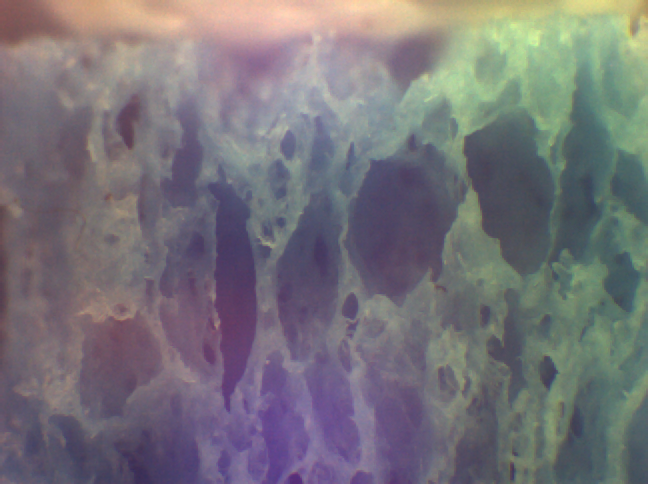
#> input picture Image Analysis/3_code/3_isolating one pore/0.png, 648 x 484 px
$ jupyter execute --allow-errors Untitled.ipynb
#> lines starting #> are read from the running program, lines starting #| are printed output that depends on the picture; after the words box and inside, x2 and y2 are one past the last pixel; in counts of white or black regions, pixels touching at a corner belong together
[cell 1]
from PIL import Image, ImageFilter
import numpy as np
from matplotlib import pyplot as plt
import skimage

[cell 2]
im = Image.open(str(0) + ".png").convert('L')
im = im.filter(ImageFilter.GaussianBlur(radius=3))
backgroundlight = im.filter(ImageFilter.GaussianBlur(radius=50))
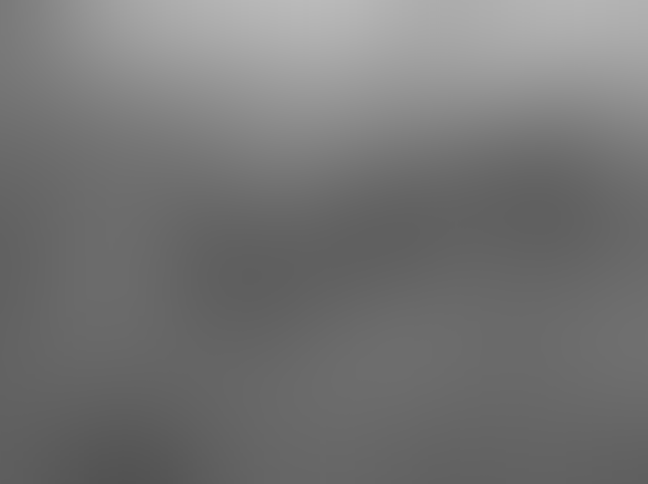
#> backgroundlight: PIL image 648x484 L; min 82, max 186, mean 116.6

imdata = np.asarray(im.getdata()).reshape((im.height, im.width))
bglightdata = np.asarray(backgroundlight.getdata()).reshape((im.height, im.width))
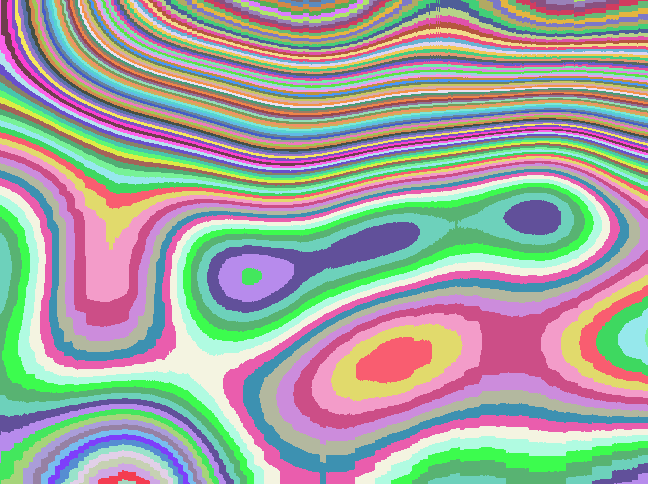
#> bglightdata: shape (484, 648) int64; 105 distinct labels, from 82 to 186; one colour per label, 0 black


rectifiedIm = bglightdata - imdata
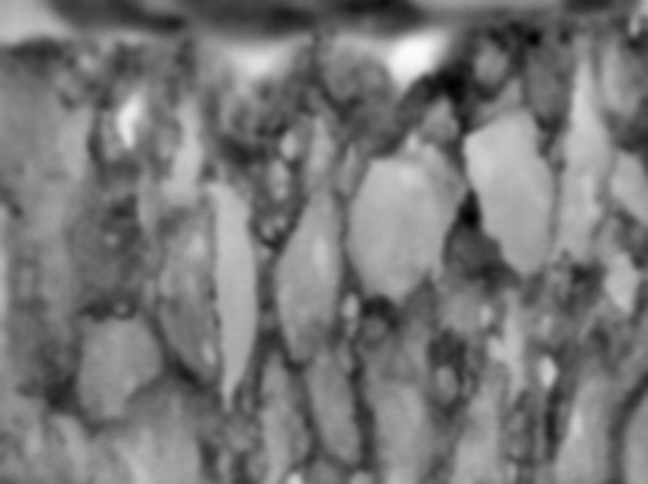
#> rectifiedIm: shape (484, 648) int64; min -47, max 53, mean 0.1; drawn with min black and max white
rectifiedIm = (rectifiedIm > 10)
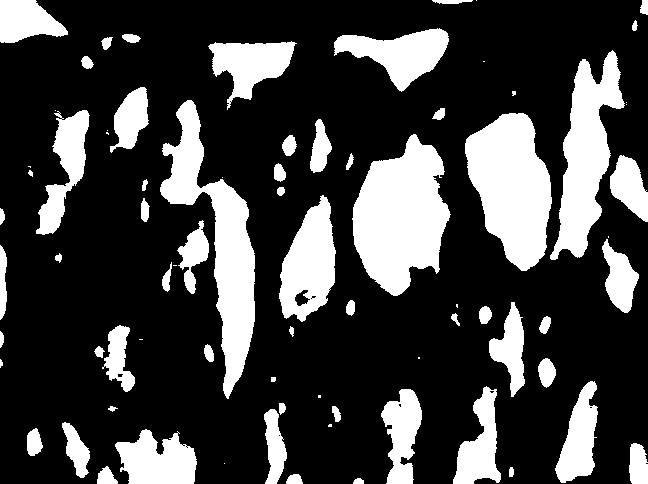
#> rectifiedIm: shape (484, 648) bool; 25.3% white; 78 white regions (19 under 20 px), largest, box (x1, y1, x2, y2) and area: (352, 134, 451, 296) 10493, (160, 100, 255, 399) 9292, (465, 113, 552, 271) 9226
plt.imshow(rectifiedIm, cmap='gray')
rectifiedIm = skimage.morphology.opening(rectifiedIm)
#> rectifiedIm: shape (484, 648) bool; 25.2% white; 65 white regions (5 under 20 px)

#plt.imshow(rectifiedIm, cmap='gray')

[cell 3]
labeled = skimage.measure.label(rectifiedIm)
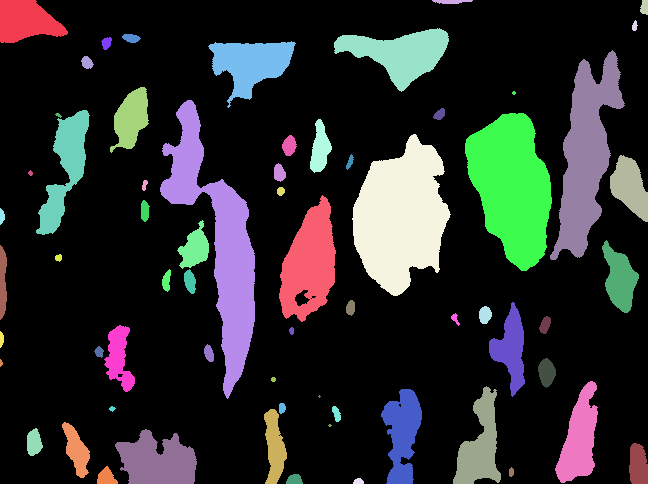
#> labeled: shape (484, 648) int32; 66 distinct labels, from 0 to 65; one colour per label, 0 black
regions = skimage.measure.regionprops(labeled)
#> regions = 65 regions; largest, box (x1, y1, x2, y2) and area: (352, 134, 451, 296) 10481, (160, 100, 255, 399) 9286, (465, 113, 552, 271) 9222, (550, 50, 625, 260) 7325, (279, 195, 336, 322) 4535

#Find the region with the largest area
areas = [r.area for r in regions]
#> areas = 65 values, max 10481 at index 18, min 5 at index 51, mean 1214
sortedAreasIndexs = np.argsort(areas)[::-1]
#> sortedAreasIndexs = 65 values, max 64 at index 50, min 0 at index 12, mean 32
selectedPore = sortedAreasIndexs[2]
#> selectedPore = 16
print(selectedPore)
#| 16
targetPore = regions[selectedPore]

initialbbox = targetPore.bbox
#> initialbbox = (113, 465, 271, 552)


plt.imshow(labeled == selectedPore + 1) #not sure why we have to add one here
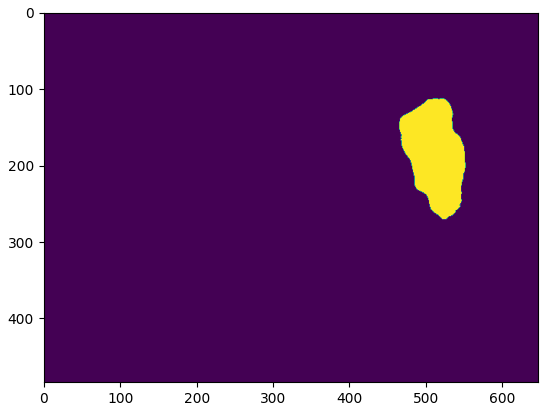
#> figure drawn by matplotlib, 1 panel
#> `bglightdata = np.asarray(backgroundlight.getdata()).reshape((im.height..`:
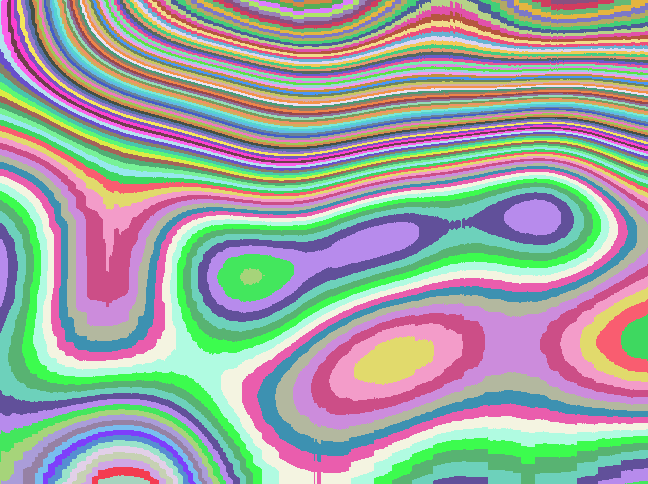
#> bglightdata: shape (484, 648) int64; 104 distinct labels, from 83 to 186; one colour per label, 0 black
#> `rectifiedIm = (rectifiedIm > 10)`: rectifiedIm: shape (484, 648) bool; 25.3% white; 75 white regions (17 under 20 px), largest, box (x1, y1, x2, y2) and area: (352, 134, 451, 296) 10492, (160, 100, 255, 401) 9306, (465, 113, 552, 271) 9227
#> `rectifiedIm = skimage.morphology.opening(rectifiedIm)`: rectifiedIm: shape (484, 648) bool; 25.2% white; 65 white regions (7 under 20 px)
#> `labeled = skimage.measure.label(rectifiedIm)`:
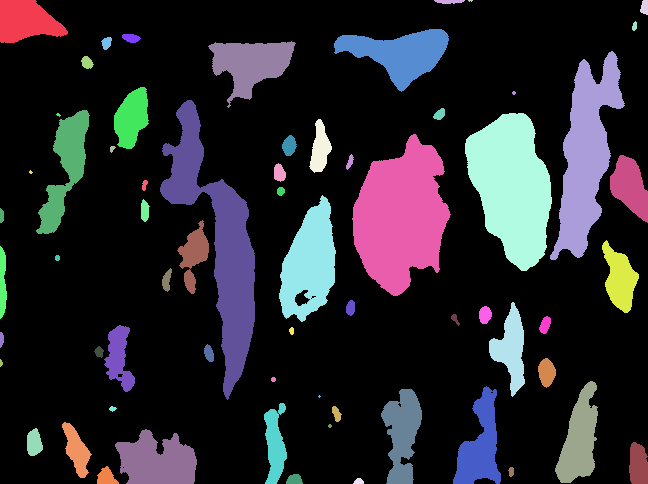
#> labeled: shape (484, 648) int32; 66 distinct labels, from 0 to 65; one colour per label, 0 black
#> `regions = skimage.measure.regionprops(labeled)`: regions = 65 regions; largest, box (x1, y1, x2, y2) and area: (352, 134, 451, 296) 10478, (160, 100, 255, 400) 9299, (465, 113, 552, 271) 9223, (550, 51, 625, 260) 7329, (279, 195, 336, 322) 4534

[cell 4]
def findClosest(regions, targetLoc):
#> called with targetLoc = (186.2, 511.5)
    minDist = np.inf
    closestIndex = -1
    closest = 0

    for i in range(len(regions)):
        r = regions[i].centroid
        xdiff = targetLoc[0] - r[0]
        ydiff = targetLoc[1] - r[1]
        dist = xdiff**2 + ydiff**2
        if dist < minDist:
            minDist = dist
            closestIndex = i
            closest = regions[i]
#> this loop made 65 passes
#> (r, xdiff, ydiff, dist, minDist) on passes 1, 2, 3, 6, 10, 18: ((20.85, 25.89), 165.4, 485.6, 263167.3, 263167.3), ((1.17, 448.8), 185.1, 62.69, 38177.5, 38177.5), ((0.286, 470), 185.9, 41.5, 36296.9, 36296.9), ((52.89, 399.2), 133.3, 112.3, 30391.4, 30391.4), ((154.3, 585.7), 31.9, -74.19, 6522.5, 6522.5), ((186.2, 511.5), -0.00269, 0.0148, 0.000226, 0.000226)
#> (r, xdiff, ydiff, dist) on passes 4, 5, 7, 8, 9, 11: ((6.94, 644.2), 179.3, -132.7, 49744.4), ((25.84, 634.2), 160.4, -122.7, 40778.5), ((37.66, 130.7), 148.6, 380.8, 167087.5), ((42.55, 106.2), 143.7, 405.3, 184906.2), ((63.25, 250.2), 123, 261.3, 83386.7), ((62.22, 86.66), 124, 424.8, 195868.3)
#> after the loop, closestIndex = 17; minDist = 0.000226
#> `targetPore, closestIndex = findClosest(regions, targetPore.centroid)`: closestIndex = 17
#> `binaryImage = labeled == closestIndex + 1`:
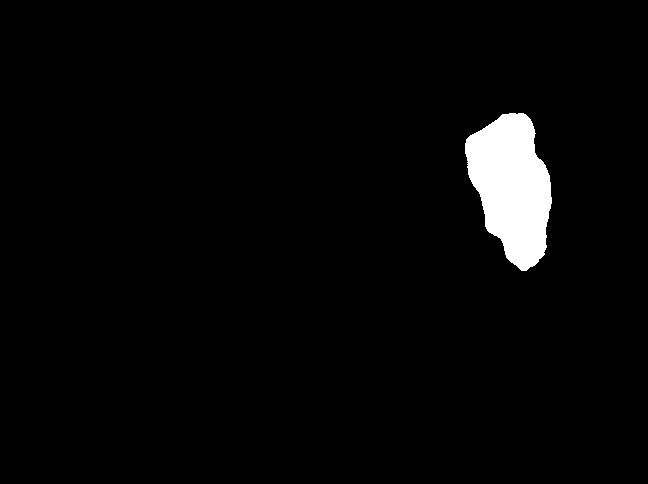
#> binaryImage: shape (484, 648) bool; 2.9% white; 1 white region, box (x1, y1, x2, y2) and area: (465, 113, 552, 271) 9223
#> `outImage = np.where(binaryImage, 1, imoriginal)`:
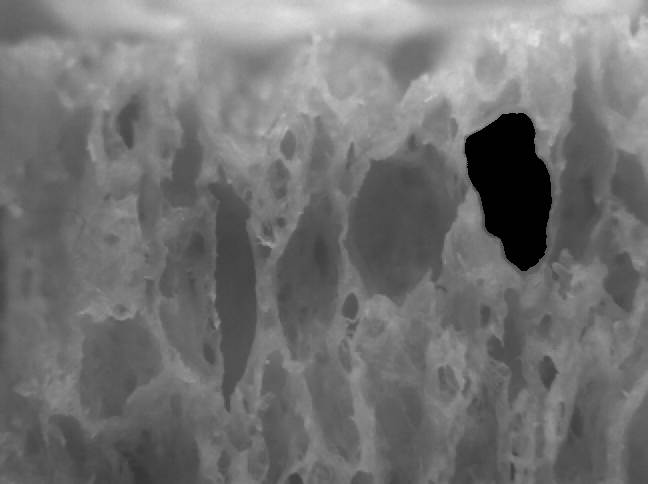
#> outImage: shape (484, 648); min 1, max 226, mean 114.1
#> pass 2 of the loop `for i in range(0, 14):`:
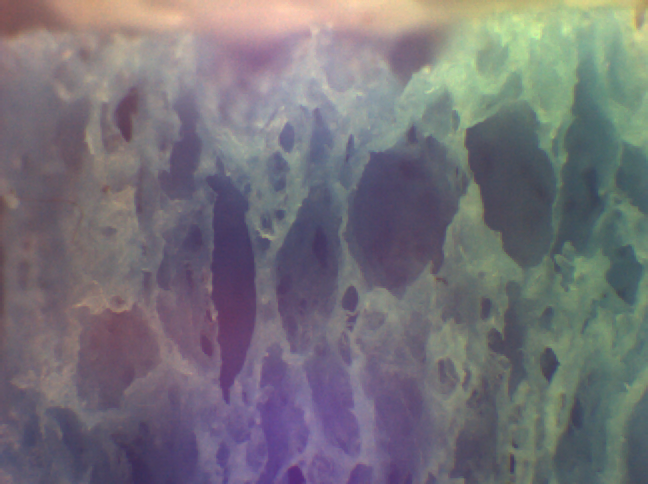
#> input picture Image Analysis/3_code/3_isolating one pore/1.png, 648 x 484 px
#> `labeled = skimage.measure.label(rectifiedIm)`:
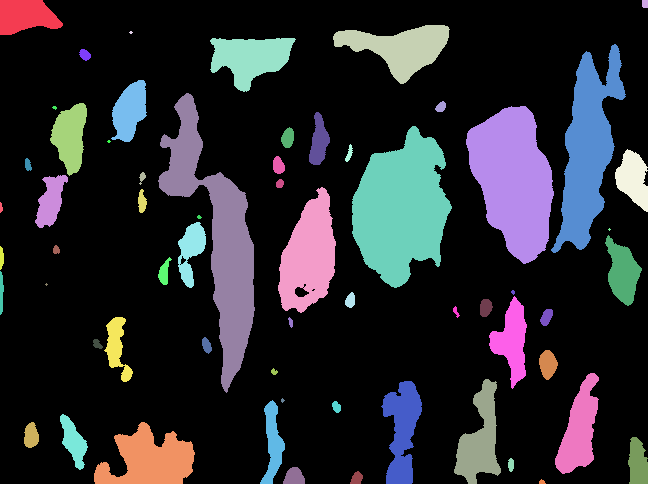
#> labeled: shape (484, 648) int32; 63 distinct labels, from 0 to 62; one colour per label, 0 black
#> `regions = skimage.measure.regionprops(labeled)`: regions = 62 regions; largest, box (x1, y1, x2, y2) and area: (352, 126, 452, 288) 10693, (158, 93, 255, 393) 9658, (466, 106, 554, 264) 9221, (551, 44, 626, 253) 7313, (278, 187, 336, 313) 4697
#> the loop in findClosest (call 2), `for i in range(len(regions)):` made 62 passes
#> (r, xdiff, ydiff, dist, minDist) on passes 1, 2, 3, 6, 13: ((15.74, 25.37), 170.5, 486.1, 265371, 265371), ((3.43, 644.6), 182.8, -133.1, 51125.8, 51125.8), ((47.25, 399.5), 139, 112, 31860.9, 31860.9), ((148.9, 587.5), 37.33, -76.02, 7173.5, 7173.5), ((179.4, 513.1), 6.83, -1.63, 49.31, 49.31)
#> `targetPore, closestIndex = findClosest(regions, targetPore.centroid)`: closestIndex = 12
#> binaryImage: shape (484, 648) bool; 2.9% white; 1 white region, box (x1, y1, x2, y2) and area: (466, 106, 554, 264) 9221
#> `outImage = np.where(binaryImage, 1, imoriginal)`:
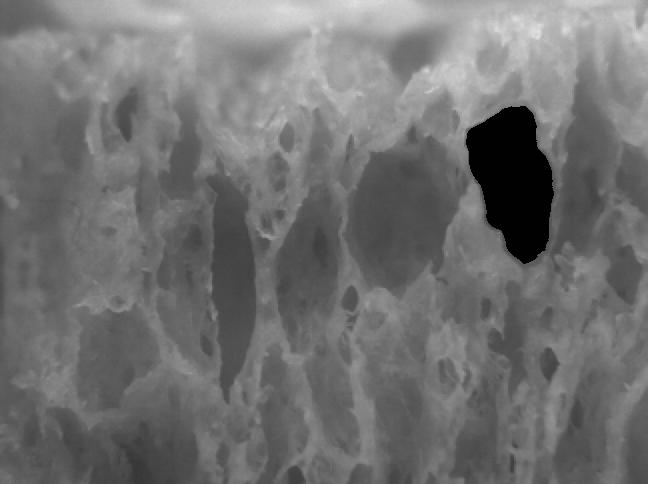
#> outImage: shape (484, 648); min 1, max 225, mean 112.9

    return closest, closestIndex

[cell 5]
#now for the next images, find the area with the closest centroid which should track one pore
frames = []

#> (the rest of this cell did not finish here and is left out)

[cell 6]
frames[0].save("out3.gif", save_all=True, append_images=frames[1:], duration = 200, loop=0)

[cell 7]
initialW = initialbbox[2] - initialbbox[0]
#> initialW = 158
initialH = initialbbox[3] - initialbbox[1]
#> initialH = 87

#> (the rest of this cell did not finish here and is left out)

[cell 8]
targetPore.area
#> Out = 9221
